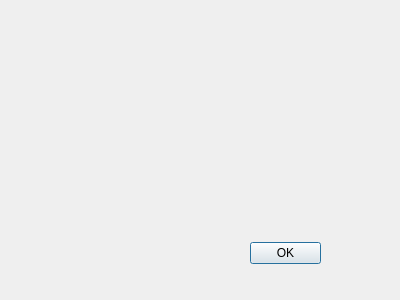
<?xml version="1.0" encoding="UTF-8"?>
<ui version="4.0">
 <class>aboutInfo</class>
 <widget class="QDialog" name="aboutInfo">
  <property name="geometry">
   <rect>
    <x>0</x>
    <y>0</y>
    <width>400</width>
    <height>300</height>
   </rect>
  </property>
  <property name="minimumSize">
   <size>
    <width>400</width>
    <height>300</height>
   </size>
  </property>
  <property name="maximumSize">
   <size>
    <width>400</width>
    <height>300</height>
   </size>
  </property>
  <property name="baseSize">
   <size>
    <width>400</width>
    <height>300</height>
   </size>
  </property>
  <property name="windowTitle">
   <string>About FrutaGroove Player...</string>
  </property>
  <property name="autoFillBackground">
   <bool>false</bool>
  </property>
  <widget class="QDialogButtonBox" name="buttonBox">
   <property name="geometry">
    <rect>
     <x>250</x>
     <y>240</y>
     <width>71</width>
     <height>26</height>
    </rect>
   </property>
   <property name="orientation">
    <enum>Qt::Horizontal</enum>
   </property>
   <property name="standardButtons">
    <set>QDialogButtonBox::Ok</set>
   </property>
  </widget>
  <widget class="QLabel" name="label">
   <property name="geometry">
    <rect>
     <x>-10</x>
     <y>0</y>
     <width>410</width>
     <height>300</height>
    </rect>
   </property>
   <property name="minimumSize">
    <size>
     <width>400</width>
     <height>300</height>
    </size>
   </property>
   <property name="maximumSize">
    <size>
     <width>410</width>
     <height>300</height>
    </size>
   </property>
   <property name="baseSize">
    <size>
     <width>400</width>
     <height>300</height>
    </size>
   </property>
   <property name="text">
    <string/>
   </property>
   <property name="pixmap">
    <pixmap resource="mainRes.qrc">:/images/resources/aboutFGP.png</pixmap>
   </property>
   <property name="scaledContents">
    <bool>true</bool>
   </property>
  </widget>
  <zorder>label</zorder>
  <zorder>buttonBox</zorder>
 </widget>
 <resources>
  <include location="mainRes.qrc"/>
 </resources>
 <connections>
  <connection>
   <sender>buttonBox</sender>
   <signal>accepted()</signal>
   <receiver>aboutInfo</receiver>
   <slot>accept()</slot>
   <hints>
    <hint type="sourcelabel">
     <x>248</x>
     <y>254</y>
    </hint>
    <hint type="destinationlabel">
     <x>157</x>
     <y>274</y>
    </hint>
   </hints>
  </connection>
  <connection>
   <sender>buttonBox</sender>
   <signal>rejected()</signal>
   <receiver>aboutInfo</receiver>
   <slot>reject()</slot>
   <hints>
    <hint type="sourcelabel">
     <x>316</x>
     <y>260</y>
    </hint>
    <hint type="destinationlabel">
     <x>286</x>
     <y>274</y>
    </hint>
   </hints>
  </connection>
 </connections>
</ui>
